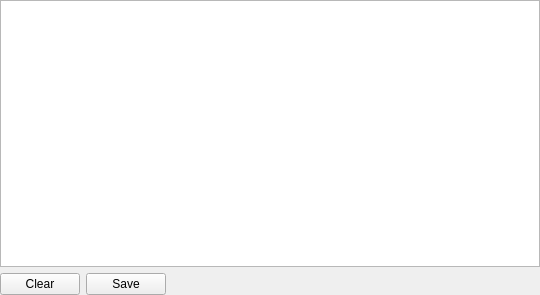
<?xml version="1.0" encoding="UTF-8"?>
<ui version="4.0">
 <class>FormResult</class>
 <widget class="QWidget" name="FormResult">
  <property name="geometry">
   <rect>
    <x>0</x>
    <y>0</y>
    <width>540</width>
    <height>295</height>
   </rect>
  </property>
  <property name="windowTitle">
   <string>Form</string>
  </property>
  <layout class="QVBoxLayout" name="verticalLayout">
   <property name="leftMargin">
    <number>0</number>
   </property>
   <property name="topMargin">
    <number>0</number>
   </property>
   <property name="rightMargin">
    <number>0</number>
   </property>
   <property name="bottomMargin">
    <number>0</number>
   </property>
   <item>
    <widget class="QTreeView" name="treeViewResult">
     <attribute name="headerVisible">
      <bool>false</bool>
     </attribute>
     <attribute name="headerStretchLastSection">
      <bool>true</bool>
     </attribute>
    </widget>
   </item>
   <item>
    <layout class="QHBoxLayout" name="horizontalLayout">
     <item>
      <widget class="QPushButton" name="pushButtonClear">
       <property name="text">
        <string>Clear</string>
       </property>
      </widget>
     </item>
     <item>
      <widget class="QPushButton" name="pushButtonSave">
       <property name="text">
        <string>Save</string>
       </property>
      </widget>
     </item>
     <item>
      <spacer name="horizontalSpacer">
       <property name="orientation">
        <enum>Qt::Horizontal</enum>
       </property>
       <property name="sizeHint" stdset="0">
        <size>
         <width>40</width>
         <height>20</height>
        </size>
       </property>
      </spacer>
     </item>
     <item>
      <widget class="QLabel" name="labelTime">
       <property name="minimumSize">
        <size>
         <width>60</width>
         <height>0</height>
        </size>
       </property>
       <property name="text">
        <string/>
       </property>
      </widget>
     </item>
    </layout>
   </item>
  </layout>
 </widget>
 <resources/>
 <connections/>
</ui>
